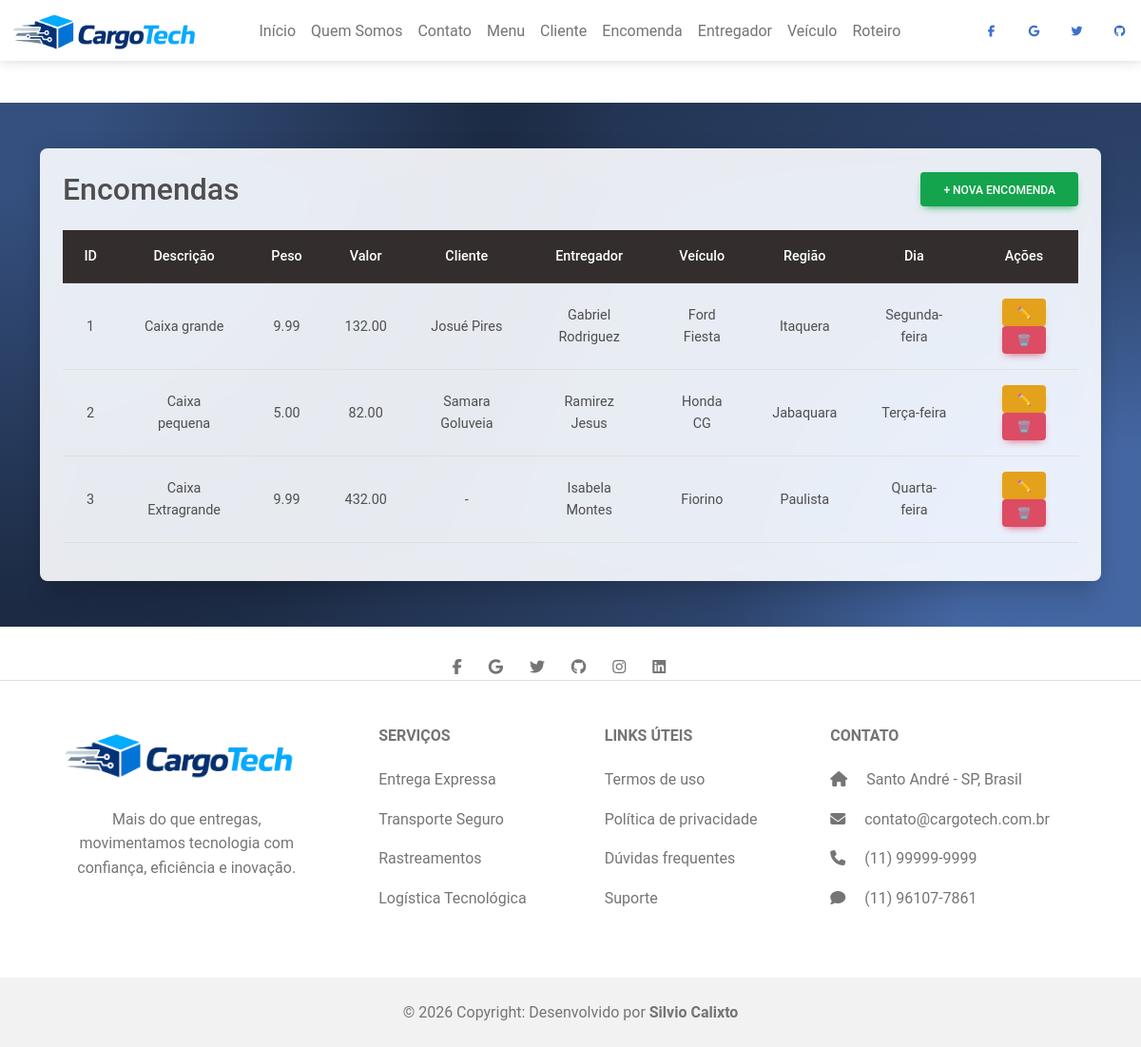
Screenshot of /telas/encomenda/listar.php with the database file from the repository.
### tables this page shows
create table encomenda (
	codigo int not null primary key auto_increment,
    descricao varchar(200),
    peso decimal(3,2),
    valorDeclarado decimal(5,2),
    horarioPrevisto time,
    situacao varchar(10),
    codigoCliente int,
    codigoRoteiroEntrega int
);

create table cliente (
	codigo int not null primary key auto_increment,
    nome varchar(45),
    cnpj varchar(20),
    telefone varchar(17),
    codigoEndereco int
);

create table entregador (
	codigo int not null primary key auto_increment,
    nome varchar(45),
    cpf varchar(15),
    cnh varchar(15)
);

create table veiculo (
	codigo int not null primary key auto_increment,
    tipo varchar(20),
    modelo varchar(20),
    ano date,
    cor varchar(45),
    placa varchar(20)
);

create table roteiroEntrega (
	codigo int not null primary key auto_increment,
    regiaoEntrega varchar(45),
    diaEntrega varchar(15),
    codigoEntregador int,
    codigoVeiculo int
);

### DAO/conexao.php (called while the page is built, shortened)
<?php
  class Conexao {
    function conectar() {
      try {
        $conn = mysqli_connect('localhost',
                               'root',
                               '',
                               'entregas');
      if($conn) {
        return $conn;
      }
      }
      catch(Exception $erro)
      {
        return "Algo deu errado!<br><br> $erro";
      }
    }
  }
?>

### DAO/EncomendaDAO.php (called while the page is built, shortened)
<?php
require_once(__DIR__ . '/conexao.php');
class EncomendaDAO {
    private $conn;
    public function __construct() {
        $conexao = new Conexao();
        $this->conn = $conexao->conectar();
    }
    public function listar() {
        $sql = "
        SELECT
            e.*,
            c.nome AS cliente,
            r.regiaoEntrega,
            r.diaEntrega,
            ent.nome AS entregador,
            v.modelo AS veiculo
        FROM encomenda e
        LEFT JOIN cliente c ON e.codigoCliente = c.codigo
        LEFT JOIN roteiroEntrega r ON e.codigoRoteiroEntrega = r.codigo
        LEFT JOIN entregador ent ON r.codigoEntregador = ent.codigo
        LEFT JOIN veiculo v ON r.codigoVeiculo = v.codigo
        ";
        $result = mysqli_query($this->conn, $sql);
        return $result;
    }
}

### telas/encomenda/listar.php (the view, shortened to what this page needs)
<?php
require_once('../../DAO/EncomendaDAO.php');
$dao = new EncomendaDAO();
$result = $dao->listar();
?>
<!doctype html>
<html lang="pt-br">
  <head>
    <link rel="stylesheet" href="../../css/style.css">
    <link rel="stylesheet" href="https://cdnjs.cloudflare.com/ajax/libs/font-awesome/6.7.2/css/all.min.css">
    <link href="https://cdnjs.cloudflare.com/ajax/libs/mdb-ui-kit/6.4.0/mdb.min.css" rel="stylesheet"/>
    </head>
  <body>
    <header>
        <nav class="navbar navbar-expand-lg bg-body fixed-top" >
          <div class="container-fluid">
            <div class="collapse navbar-collapse " id="navbarExample01">
            <a href="../../index.php"><img src="../../img/logo.png" alt="" width="200px"></a>
              <ul class="navbar-nav mx-auto mb-2 mb-lg-0">
                <li class="nav-item active">
                  <a class="nav-link" aria-current="page" href="../../index.php">Início</a>
                </li>
                <li class="nav-item">
                  <a class="nav-link " href="../institucional/sobre.php">Quem Somos</a>
                </li>
                <li class="nav-item">
                  <a class="nav-link" href="../institucional/contato.php">Contato</a>
                </li>
                <li class="nav-item">
                  <a class="nav-link" href="../institucional/menu.php"> Menu</a>
                </li>
                <li class="nav-item">
                  <a class="nav-link" href="../cliente/listar.php">Cliente</a>
                </li>
                <li class="nav-item">
                  <a class="nav-link" href="../encomenda/listar.php">Encomenda</a>
                </li>
                <li class="nav-item">
                  <a class="nav-link" href="../entregador/listar.php">Entregador</a>
                </li>
                <li class="nav-item">
                  <a class="nav-link" href="../veiculo/listar.php">Veículo</a>
                </li>
                <li class="nav-item">
                  <a class="nav-link" href="../roteiro/listar.php">Roteiro</a>
                </li>
              </ul>
            </div>
          </div>
          <button  type="button" data-mdb-button-init data-mdb-ripple-init class="btn btn-link btn-floating mx-1">
                    <i class="fab fa-facebook-f"></i>
                  </button>
                  <button  type="button" data-mdb-button-init data-mdb-ripple-init class="btn btn-link btn-floating mx-1">
                    <i class="fab fa-google"></i>
                  </button>
                  <button  type="button" data-mdb-button-init data-mdb-ripple-init class="btn btn-link btn-floating mx-1">
                    <i class="fab fa-twitter"></i>
                  </button>
                  <button  type="button" data-mdb-button-init data-mdb-ripple-init class="btn btn-link btn-floating mx-1">
                    <i class="fab fa-github"></i>
                  </button>
        </nav>
      </header>
<h1>Encomendas</h1>
<section class="background-radial-gradient py-5 form" style="margin-top: 60px;">
<div class="container">
  <div class="card bg-glass shadow-5-strong p-4">
    <div class="d-flex justify-content-between align-items-center mb-4">
      <h2 class="mb-0">Encomendas</h2>
      <a href="cadastrar.php" class="btn btn-success">+ Nova Encomenda</a>
    </div>
    <div class="table-responsive">
      <table class="table table-hover align-middle text-center">
        <thead class="table-dark">
          <tr>
          <th>ID</th>
            <th>Descrição</th>
            <th>Peso</th>
            <th>Valor</th>
            <th>Cliente</th>
            <th>Entregador</th>
            <th>Veículo</th>
            <th>Região</th>
            <th>Dia</th>
            <th>Ações</th>
          </tr>
        </thead>
        <tbody>
          <?php while($e = mysqli_fetch_assoc($result)){ ?>
          <tr>
            <td><?= $e['codigo'] ?></td>
            <td><?= $e['descricao'] ?></td>
            <td><?= $e['peso'] ?></td>
            <td><?= $e['valorDeclarado'] ?></td>
            <td><?= $e['cliente'] ?? '-' ?></td>
            <td><?= $e['entregador'] ?? '-' ?></td>
            <td><?= $e['veiculo'] ?? '-' ?></td>
            <td><?= $e['regiaoEntrega'] ?? '-' ?></td>
            <td><?= $e['diaEntrega'] ?? '-' ?></td>
            <td>
              <a href="editar.php?id=<?= $e['codigo'] ?>" class="btn btn-warning btn-sm">
                ✏️
              </a>
              <a href="?acao=excluir&id=<?= $e['codigo'] ?>"
                 class="btn btn-danger btn-sm"
                 onclick="return confirm('Tem certeza que deseja excluir?')">
                🗑️
              </a>
            </td>
          </tr>
          <?php } ?>
        </tbody>
      </table>
    </div>
  </div>
</div>
</section>
        <footer class="text-center text-lg-start bg-body-tertiary text-muted">
    <section class="d-flex justify-content-center border-bottom">
      <div>
        <a href="" class="me-4 text-reset">
          <i class="fab fa-facebook-f"></i>
        </a>
        <a href="" class="me-4 text-reset">
          <i class="fab fa-google"></i>
        </a>
        <a href="" class="me-4 text-reset">
          <i class="fab fa-twitter"></i>
        <a href="" class="me-4 text-reset">
          <i class="fab fa-github"></i>
        </a>
        <a href="" class="me-4 text-reset">
          <i class="fab fa-instagram"></i>
        </a>
        <a href="" class="me-4 text-reset">
          <i class="fab fa-linkedin"></i>
        </a>
      </div>
    </section>
    <section class="">
      <div class="container text-center text-md-start mt-5">
        <div class="row mt-3">
          <div class="col-md-3 col-lg-4 col-xl-3 mx-auto mb-4">
              <img src="../../img/logo.png" alt="" width="250px">
              <br><br>
            <p class="text-center">
            Mais do que entregas, movimentamos tecnologia com confiança, eficiência e inovação.
            </p>
          </div>
          <div class="col-md-2 col-lg-2 col-xl-2 mx-auto mb-4">
            <h6 class="text-uppercase fw-bold mb-4">
            Serviços
            </h6>
            <p>
              <a href="#!" class="text-reset">Entrega Expressa</a>
            </p>
            <p>
              <a href="#!" class="text-reset">Transporte Seguro</a>
            </p>
            <p>
              <a href="#!" class="text-reset">Rastreamentos</a>
            </p>
            <p>
              <a href="#!" class="text-reset">Logística Tecnológica</a>
            </p>
          </div>
          <div class="col-md-3 col-lg-2 col-xl-2 mx-auto mb-4">
            <h6 class="text-uppercase fw-bold mb-4">
            Links úteis
            </h6>
            <p>
              <a href="#!" class="text-reset">Termos de uso</a>
            </p>
            <p>
              <a href="#!" class="text-reset">Política de privacidade</a>
            </p>
            <p>
              <a href="#!" class="text-reset">Dúvidas frequentes</a>
            </p>
            <p>
              <a href="#!" class="text-reset">Suporte</a>
            </p>
          </div>
          <div class="col-md-4 col-lg-3 col-xl-3 mx-auto mb-md-0 mb-4">
            <h6 class="text-uppercase fw-bold mb-4">Contato</h6>
            <p><i class="fas fa-home me-3"></i> Santo André - SP, Brasil</p>
            <p>
              <i class="fas fa-envelope me-3"></i>
              contato@cargotech.com.br
            </p>
            <p><i class="fas fa-phone me-3"></i> (11) 99999-9999</p>
            <p><i class="fa-solid fa-comment me-3"></i> (11) 96107-7861</p>
          </div>
        </div>
      </div>
    </section>
    <div class="text-center p-4" style="background-color: rgba(0, 0, 0, 0.05);">
      © 2026 Copyright: Desenvolvido por
      <a class="text-reset fw-bold" href="https://github.com/SilvioCalixto" target="_blank">Silvio Calixto</a>
    </div>
  </footer>
  </body>
</html>

### css/style.css (style rules this page uses)
section { margin-bottom: 30px; }
.background-radial-gradient { background-color: hsl(218, 41%, 15%); background-image: radial-gradient(650px circle at 0% 0%, hsl(218, 41%, 35%) 15%, hsl(218, 41%, 30%) 35%, hsl(218, 41%, 20%) 75%, hsl(218, 41%, 19%) 80%, transparent 100%), radial-gradient(1250px circle at 100% 100%, hsl(218, 41%, 45%) 15%, hsl(218, 41%, 30%) 35%, hsl(218, 41%, 20%) 75%, hsl(218, 41%, 19%) 80%, transparent 100%); }
.bg-glass { background-color: hsla(0, 0%, 100%, 0.9) !important; backdrop-filter: saturate(200%) blur(25px); }

### telas/encomenda/listar.php (style rules this page uses)
.background-radial-gradient { background-color: hsl(218, 41%, 15%); background-image: radial-gradient(650px circle at 0% 0%, hsl(218, 41%, 35%) 15%, hsl(218, 41%, 30%) 35%, hsl(218, 41%, 20%) 75%, hsl(218, 41%, 19%) 80%, transparent 100%), radial-gradient(1250px circle at 100% 100%, hsl(218, 41%, 45%) 15%, hsl(218, 41%, 30%) 35%, hsl(218, 41%, 20%) 75%, hsl(218, 41%, 19%) 80%, transparent 100%); }
.bg-glass { background-color: hsla(0, 0%, 100%, 0.9) !important; backdrop-filter: saturate(200%) blur(25px); }

### rows the page displays
encomenda: codigo "1", descricao "Caixa grande", peso "9.99", valorDeclarado "132.00", codigoCliente.nome "Josué Pires", entregador.nome "Gabriel Rodriguez", veiculo.modelo "Ford Fiesta", codigoRoteiroEntrega.regiaoEntrega "Itaquera", codigoRoteiroEntrega.diaEntrega "Segunda-feira"
encomenda: codigo "2", descricao "Caixa pequena", peso "5.00", valorDeclarado "82.00", codigoCliente.nome "Samara Goluveia", entregador.nome "Ramirez Jesus", veiculo.modelo "Honda CG", codigoRoteiroEntrega.regiaoEntrega "Jabaquara", codigoRoteiroEntrega.diaEntrega "Terça-feira"
encomenda: codigo "3", descricao "Caixa Extragrande", peso "9.99", valorDeclarado "432.00", cliente "-", entregador.nome "Isabela Montes", veiculo.modelo "Fiorino", codigoRoteiroEntrega.regiaoEntrega "Paulista", codigoRoteiroEntrega.diaEntrega "Quarta-feira"
